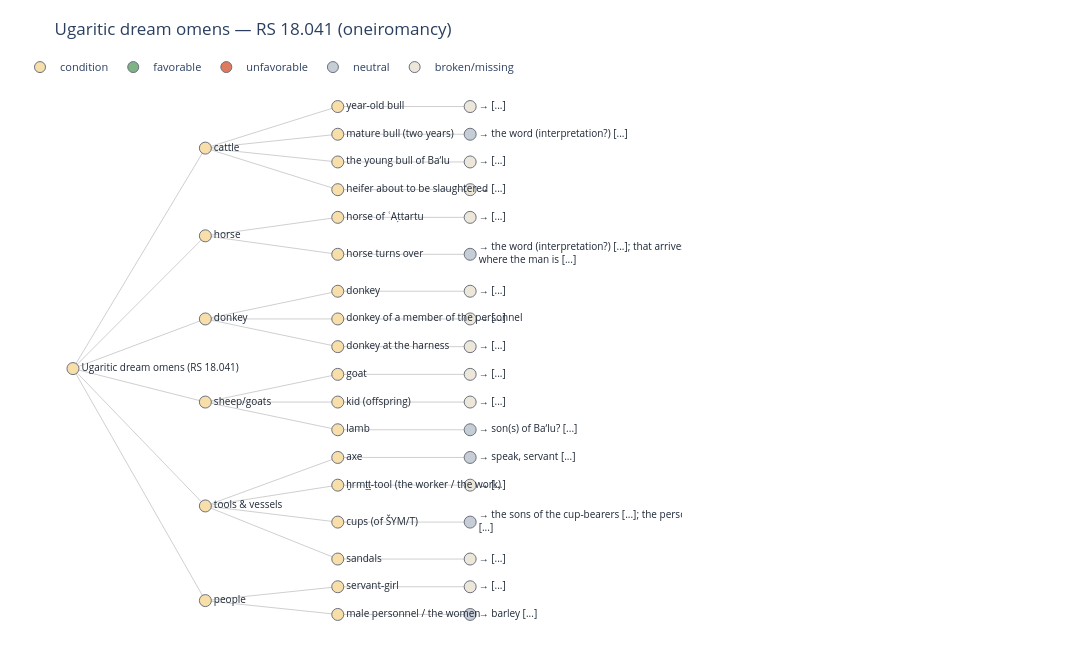

Notebook code cell kept with this figure:
### Markdown cell above
## 7. A third technique — dream omens

Birth and sky were not the only signs Ugarit read. A fragmentary tablet — **RS 18.041**, Pardee's *Dream Omens* (text 45) — opens *"Document of dreams"* (*spr ḥlmm*) and lists the **meaning of things seen in a dream**: animals, tools, people. Most interpretations are broken away, but the *items* are revealing — the gods' own animals (the **young bull of Baʼlu**, the **horse of ʿAṭtartu**) sit beside everyday household objects (an axe, cups, sandals). Same divinatory grammar — *observed item → meaning* — applied to oneiromancy.

### Code cell
from data.loader import load_ugaritic_dream_tree

dream = load_ugaritic_dream_tree()
print(dream["_source"], "\n")
for item, meaning in dream["omen"]["cattle"].items():
    print(f"  dream of: {item:34s} → {meaning}")

Gd = build_omen_graph(dream["omen"], "Ugaritic dream omens (RS 18.041)")
plot_interactive_tree(Gd, "Ugaritic dream omens — RS 18.041 (oneiromancy)")

### Figure 1 — Plotly figure (JSON) as saved in the notebook; plotly's stock layout.template omitted (floating-point values rounded to 4 significant figures)
{"data": [{"hoverinfo": "skip", "line": {"color": "rgba(150,150,150,0.45)", "width": 1}, "mode": "lines", "showlegend": false, "type": "scatter", "x": [0, 1, null, 0, 1, null, 0, 1, null, 0, 1, null, 0, 1, null, 0, 1, null, 1, 2, null, 1, 2, null, 1, 2, null, 1, 2, null, 2, 3, null, 2, 3, null, 2, 3, null, 2, 3, null, 1, 2, null, 1, 2, null, 2, 3, null, 2, 3, null, 1, 2, null, 1, 2, null, 1, 2, null, 2, 3, null, 2, 3, null, 2, 3, null, 1, 2, null, 1, 2, null, 1, 2, null, 2, 3, null, 2, 3, null, 2, 3, null, 1, 2, null, 1, 2, null, 1, 2, null, 1, 2, null, 2, 3, null, 2, 3, null, 2, 3, null, 2, 3, null, 1, 2, null, 1, 2, null, 2, 3, null, 2, 3, null], "y": [-14.19, -2.25, null, -14.19, -7, null, -14.19, -11.5, null, -14.19, -16, null, -14.19, -21.62, null, -14.19, -26.75, null, -2.25, 0, null, -2.25, -1.5, null, -2.25, -3, null, -2.25, -4.5, null, 0, 0, null, -1.5, -1.5, null, -3, -3, null, -4.5, -4.5, null, -7, -6, null, -7, -8, null, -6, -6, null, -8, -8, null, -11.5, -10, null, -11.5, -11.5, null, -11.5, -13, null, -10, -10, null, -11.5, -11.5, null, -13, -13, null, -16, -14.5, null, -16, -16, null, -16, -17.5, null, -14.5, -14.5, null, -16, -16, null, -17.5, -17.5, null, -21.62, -19, null, -21.62, -20.5, null, -21.62, -22.5, null, -21.62, -24.5, null, -19, -19, null, -20.5, -20.5, null, -22.5, -22.5, null, -24.5, -24.5, null, -26.75, -26, null, -26.75, -27.5, null, -26, -26, null, -27.5, -27.5, null]}, {"hovertemplate": "%{hovertext}<extra></extra>", "hovertext": ["Ugaritic dream omens (RS 18.041)", "cattle", "year-old bull", "→ [...]", "mature bull (two years)", "→ the word (interpretation?) [...]", "the young bull of Baʼlu", "→ [...]", "heifer about to be slaughtered", "→ [...]", "horse", "horse of ʿAṭtartu", "→ [...]", "horse turns over", "→ the word (interpretation?) [...]; that arrives where the man is [...]", "donkey", "donkey", "→ [...]", "donkey of a member of the personnel", "→ [...]", "donkey at the harness", "→ [...]", "sheep/goats", "goat", "→ [...]", "kid (offspring)", "→ [...]", "lamb", "→ son(s) of Baʼlu? [...]", "tools & vessels", "axe", "→ speak, servant [...]", "ḫrmṯṯ-tool (the worker / the work)", "→ [...]", "cups (of ŠYM/T)", "→ the sons of the cup-bearers [...]; the personnel [...]", "sandals", "→ [...]", "people", "servant-girl", "→ [...]", "male personnel / the women", "→ barley [...]"], "marker": {"color": ["#f8dfaa", "#f8dfaa", "#f8dfaa", "#ece7d9", "#f8dfaa", "#c7cdd4", "#f8dfaa", "#ece7d9", "#f8dfaa", "#ece7d9", "#f8dfaa", "#f8dfaa", "#ece7d9", "#f8dfaa", "#c7cdd4", "#f8dfaa", "#f8dfaa", "#ece7d9", "#f8dfaa", "#ece7d9", "#f8dfaa", "#ece7d9", "#f8dfaa", "#f8dfaa", "#ece7d9", "#f8dfaa", "#ece7d9", "#f8dfaa", "#c7cdd4", "#f8dfaa", "#f8dfaa", "#c7cdd4", "#f8dfaa", "#ece7d9", "#f8dfaa", "#c7cdd4", "#f8dfaa", "#ece7d9", "#f8dfaa", "#f8dfaa", "#ece7d9", "#f8dfaa", "#c7cdd4"], "line": {"color": "#6b7280", "width": 1}, "size": 12}, "mode": "markers+text", "showlegend": false, "text": ["Ugaritic dream omens (RS 18.041)", "cattle", "year-old bull", "→ [...]", "mature bull (two years)", "→ the word (interpretation?) [...]", "the young bull of Baʼlu", "→ [...]", "heifer about to be slaughtered", "→ [...]", "horse", "horse of ʿAṭtartu", "→ [...]", "horse turns over", "→ the word (interpretation?) [...]; that arrives<br>where the man is [...]", "donkey", "donkey", "→ [...]", "donkey of a member of the personnel", "→ [...]", "donkey at the harness", "→ [...]", "sheep/goats", "goat", "→ [...]", "kid (offspring)", "→ [...]", "lamb", "→ son(s) of Baʼlu? [...]", "tools & vessels", "axe", "→ speak, servant [...]", "ḫrmṯṯ-tool (the worker / the work)", "→ [...]", "cups (of ŠYM/T)", "→ the sons of the cup-bearers [...]; the personnel<br>[...]", "sandals", "→ [...]", "people", "servant-girl", "→ [...]", "male personnel / the women", "→ barley [...]"], "textfont": {"color": "#1f2937", "size": 10}, "textposition": "middle right", "type": "scatter", "x": [0, 1, 2, 3, 2, 3, 2, 3, 2, 3, 1, 2, 3, 2, 3, 1, 2, 3, 2, 3, 2, 3, 1, 2, 3, 2, 3, 2, 3, 1, 2, 3, 2, 3, 2, 3, 2, 3, 1, 2, 3, 2, 3], "y": [-14.19, -2.25, 0, 0, -1.5, -1.5, -3, -3, -4.5, -4.5, -7, -6, -6, -8, -8, -11.5, -10, -10, -11.5, -11.5, -13, -13, -16, -14.5, -14.5, -16, -16, -17.5, -17.5, -21.62, -19, -19, -20.5, -20.5, -22.5, -22.5, -24.5, -24.5, -26.75, -26, -26, -27.5, -27.5]}, {"marker": {"color": "#f8dfaa", "line": {"color": "#6b7280", "width": 1}, "size": 11}, "mode": "markers", "name": "condition", "type": "scatter", "x": [null], "y": [null]}, {"marker": {"color": "#7fb285", "line": {"color": "#6b7280", "width": 1}, "size": 11}, "mode": "markers", "name": "favorable", "type": "scatter", "x": [null], "y": [null]}, {"marker": {"color": "#e07a5f", "line": {"color": "#6b7280", "width": 1}, "size": 11}, "mode": "markers", "name": "unfavorable", "type": "scatter", "x": [null], "y": [null]}, {"marker": {"color": "#c7cdd4", "line": {"color": "#6b7280", "width": 1}, "size": 11}, "mode": "markers", "name": "neutral", "type": "scatter", "x": [null], "y": [null]}, {"marker": {"color": "#ece7d9", "line": {"color": "#6b7280", "width": 1}, "size": 11}, "mode": "markers", "name": "broken/missing", "type": "scatter", "x": [null], "y": [null]}], "layout": {"dragmode": "pan", "height": 671, "legend": {"font": {"size": 11}, "orientation": "h", "x": 0, "y": 1.03}, "margin": {"b": 20, "l": 20, "r": 410, "t": 70}, "paper_bgcolor": "white", "plot_bgcolor": "white", "title": {"text": "Ugaritic dream omens — RS 18.041 (oneiromancy)"}, "width": 1630, "xaxis": {"range": [-0.4, 4.6], "visible": false}, "yaxis": {"visible": false}}}
